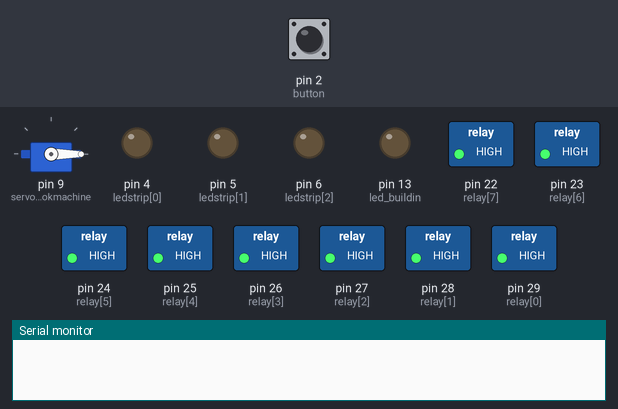
Simulated run of this sketch. Board: Arduino Mega 2560, built with avr-gcc and run on an emulated ATmega2560. Parts: servo, switched loads named in the sketch (green lamp = pin HIGH), output pins drawn as LEDs (lit = HIGH), the last lines printed to the serial monitor. The inputs (shaded band) are chosen by the test bench; at power-on: pin 2 (button) HIGH.

Above: at 1.2 s.
1.3 s: pin 2 (button) pulled LOW for 0.15 s
At 2.6 s:
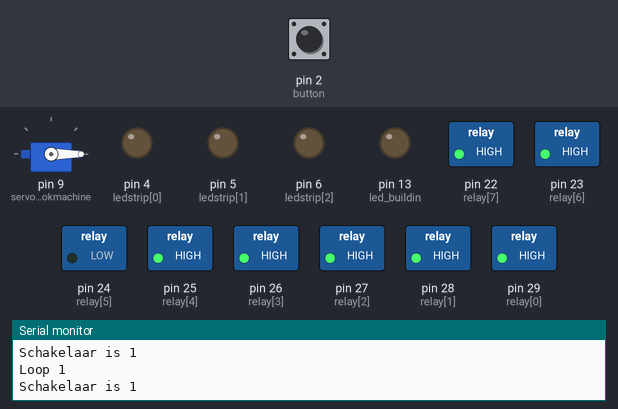
2.9 s: pin 2 (button) pulled LOW for 1 s
At 3.4 s:
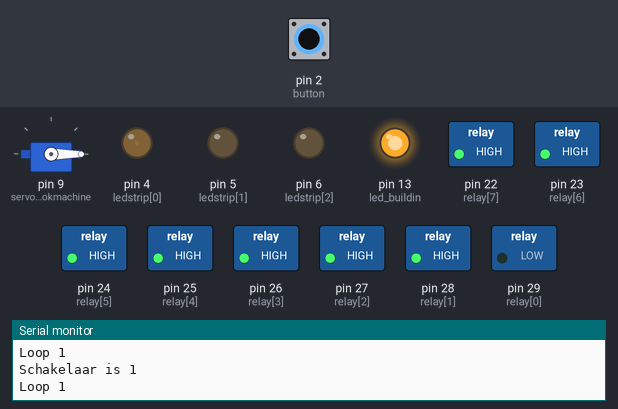
5.4 s: pin 2 (button) pulled LOW for 3.2 s
Timing chart, 0 to 8.4 s (numbered marks = the images above; inputs shaded):
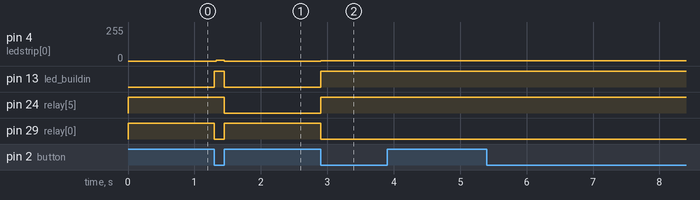

The sketch:

halloweentocht_2021.ino
```cpp
#include <Servo.h>

#include <SPI.h>
#include <nRF24L01.h>
#include <RF24.h>

int relay[] = {29, 28, 27, 26, 25, 24, 23, 22}; //pinnen van het relay-board
int ledstrip[] = {4, 5, 6}; //pinnen van de ledstrip RGB: ROOD, GROEN, BLAUW
byte button = 2; //schakelaar aangesloten op pin 2
byte aantal_state = 5; //momenteel niet gebruikt

Servo servo_rookmachine; //pin 9

int counter = 0;
unsigned long time;
bool state[] = {1, 1, 1, 1, 1};
int step = 0;

void setup() {
pinMode(13, OUTPUT); //led buildin
pinMode(button, INPUT_PULLUP);
for(byte i=0; i<8; i++){
  pinMode(relay[i], OUTPUT);
  digitalWrite(relay[i], HIGH);
}
for(byte i=0; i<3; i++){
  pinMode(ledstrip[i], OUTPUT);
  digitalWrite(ledstrip[i], LOW);
}
servo_rookmachine.attach(9); //servo aangesloten op pin 9
servo_rookmachine.write(0); //ga naar positie nul
time = millis();

Serial.begin(9600);
}

void loop() {

byte schakelaar_status = digitalRead(button);

if(digitalRead(button) == 0){
  digitalWrite(13, HIGH); //controle led aan (op arduino zelf)
  if(schakelaar_status != digitalRead(button)){
    Serial.println("Schakelaar is 1");}

  if(millis()-time<12000 && state[0]==1){
    digitalWrite(relay[5], HIGH); //spot uit, begin van de scene
    digitalWrite(relay[0], LOW); //laat perslucht cilinders omhoog gaan
    state[0] = !state[0];
    Serial.println("Loop 1");
  }

  if(millis()-time<12000){ //hier wordt de ledstrip geregeld
    if(step<256){
      if(millis()-time>5*step && millis()-time<=5*(step+1)){
        analogWrite(ledstrip[0], step);
        step++;
      }
    }
  }

  if(millis()-time>8000 && millis()-time<=14000 && state[3]==1){
    digitalWrite(relay[1], LOW); //rookmachine aan
    servo_rookmachine.write(270); //draai servo tot tegen de knop van de rookmachine
    state[3] = !state[3];
    Serial.println("Rookmachine Aan");
  }
  if(millis()-time>14000 && state[4]==1){
    digitalWrite(relay[1], HIGH); //rookmachine uit
    servo_rookmachine.write(0); //draai rookmachine terug weg
    state[4] = !state[4];
    Serial.println("Rookmachine uit");
  }

  if(millis()-time>= 15000 && state[1]==1){ //cilinders zakken na 15 seconden
    digitalWrite(relay[0], HIGH);
    //digitalWrite(relay[1], HIGH); //rookmachine uit
    state[1] = !state[1];
    Serial.println("Loop 2");
  }
  //na 10 seconden moet het rode licht terug uit
  if(millis()-time>=25000 && state[2]==1){
    digitalWrite(relay[5], HIGH); //spot uit
    digitalWrite(ledstrip[0], LOW); //ledstrip uit
    state[2] = !state[2];
    Serial.println("Loop3");
  }

  if(millis()-time>=30000){
    for(byte i=0; i<5; i++){
      state[i]=1;
    }
    step = 0;
    time = millis();
  }
}
if(digitalRead(button)==1){
  if(schakelaar_status!=digitalRead(button)){ //dit zodat de loop maar 1 keer wordt uitgevoerd
    digitalWrite(13, LOW); //controle led uit
    digitalWrite(relay[5], LOW); //spot aan voor een beetje licht
    digitalWrite(relay[0], HIGH);
    digitalWrite(relay[1], HIGH);
    for(byte i=0; i<3; i++){
     digitalWrite(ledstrip[i], LOW);
    }
  }
  time=millis();
  step=0;
  for(byte i=0; i<3; i++){
    state[i]=1;
  }
}
}
```

Measured:
- after the input at 1.3 s, pin 4 (ledstrip[0]): 0/255 → 5/255 at once, → 0/255 0.12 s later; pin 13 (led_buildin): LOW → HIGH at once, → LOW 0.15 s later; pin 24 (relay[5]): HIGH → LOW after 0.15 s; pin 29 (relay[0]): HIGH → LOW at once, → HIGH 0.15 s later
- after the input at 2.9 s, pin 4 (ledstrip[0]): 0/255 → 1/255 at once; pin 13 (led_buildin), pin 24 (relay[5]): LOW → HIGH at once; pin 29 (relay[0]): HIGH → LOW at once
